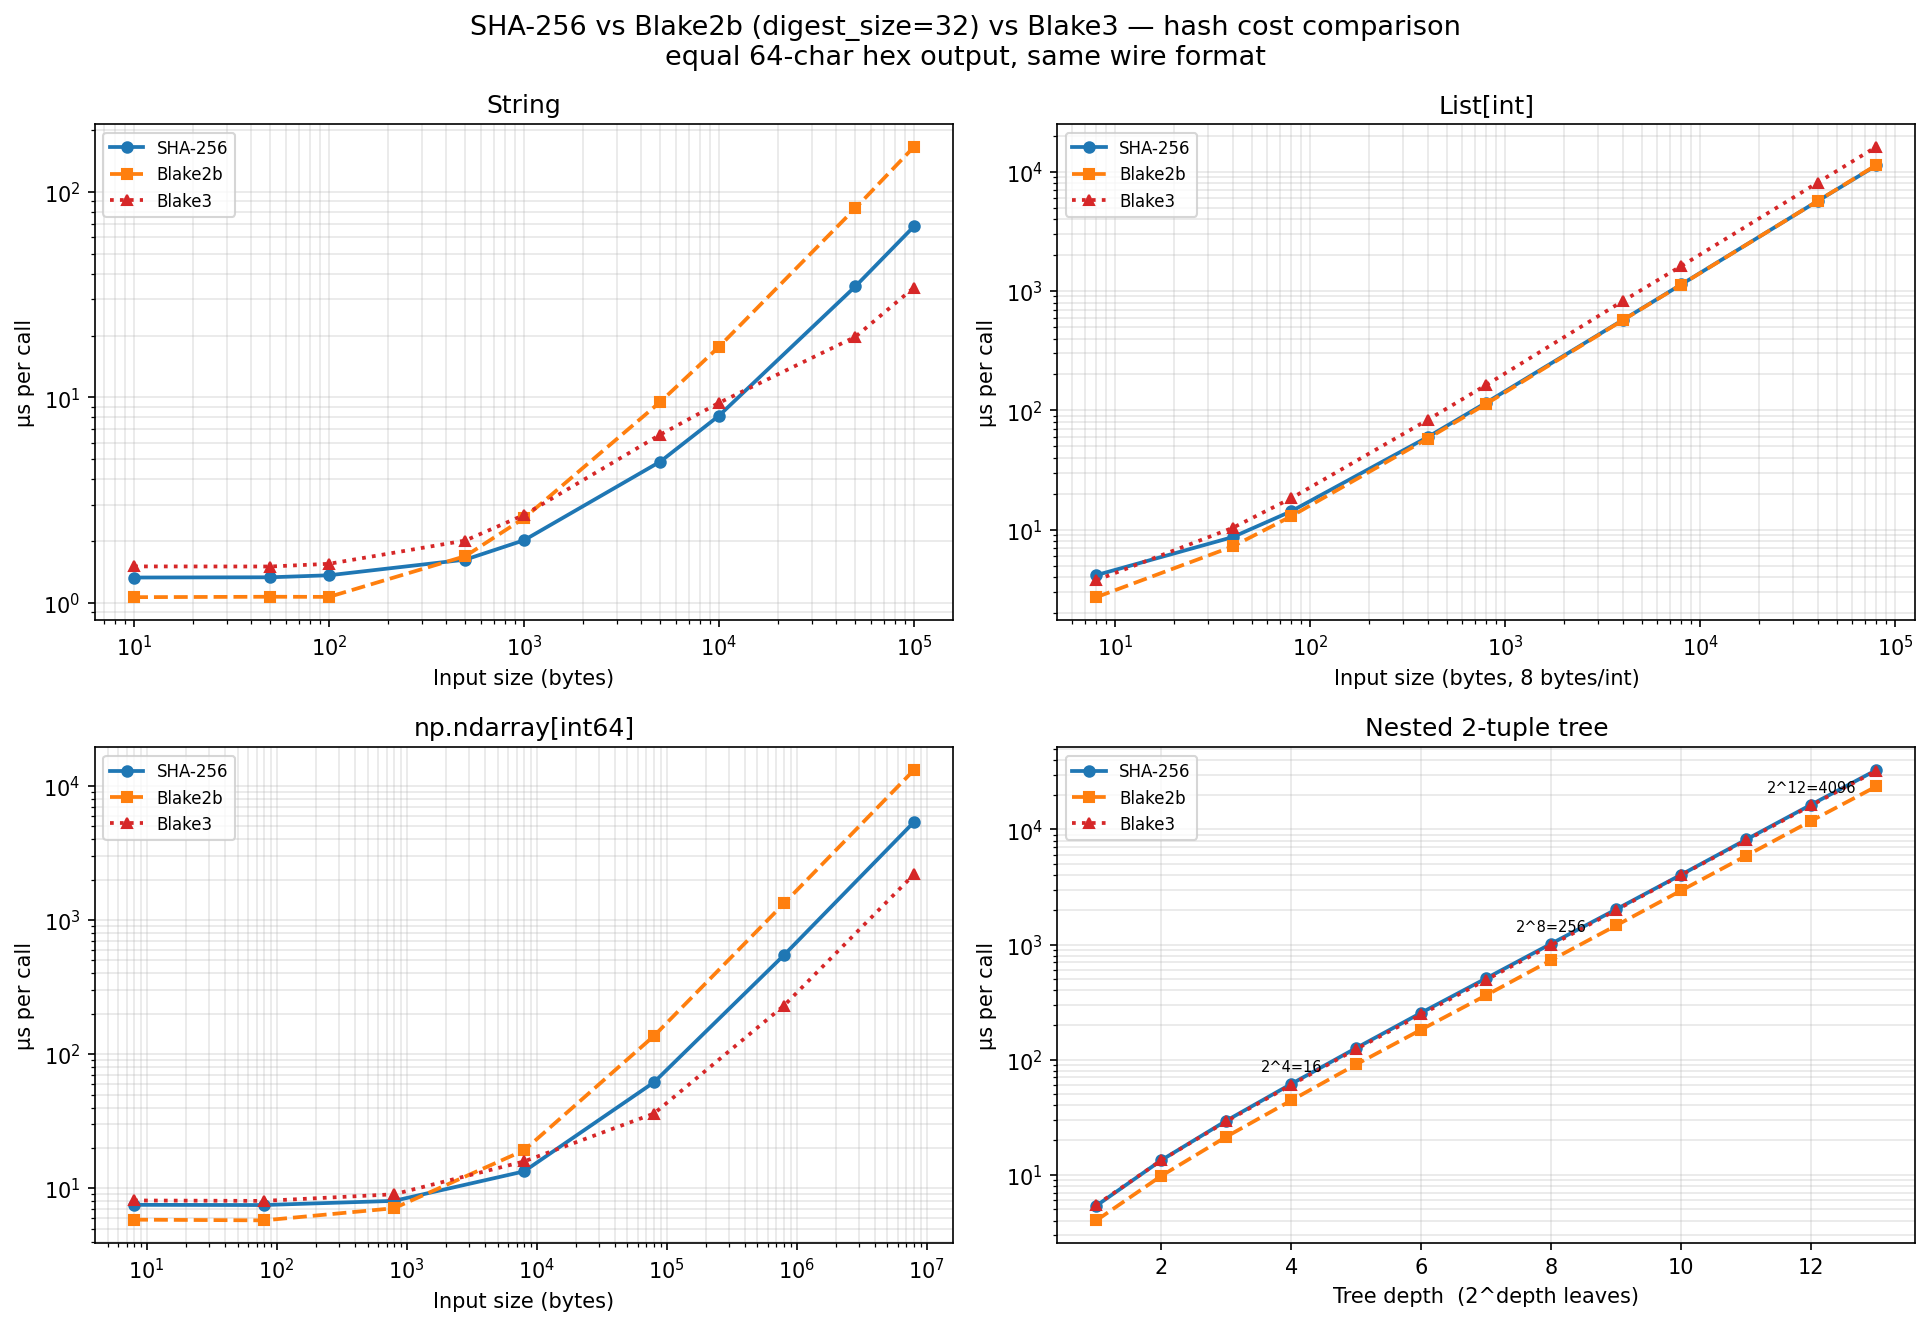

This figure's Python source:
"""SHA-256 vs Blake2b vs Blake3 performance comparison for the fleche digest function.

Run from the repo root:
    pip install -e ".[tests]" blake3
    python benchmarks/blake3_comparison.py

Generates 4 plots saved to benchmarks/blake3_comparison.png:
  1. Hash cost vs string size (bytes)
  2. Hash cost vs list size (bytes, treating each int as 8 bytes)
  3. Hash cost vs numpy array size (bytes)
  4. Hash cost vs nested 2-tuple tree depth
"""
import cmath
import hashlib
import numbers
import os
import struct
import sys
import timeit
from collections.abc import Iterable, Mapping
from numbers import Number

import blake3 as _blake3_mod
import matplotlib
matplotlib.use("Agg")
import matplotlib.pyplot as plt
import numpy as np

sys.path.insert(0, os.path.join(os.path.dirname(__file__), "..", "src"))
from fleche.digest import _digest_bytes, digest as digest_sha256  # noqa: E402


# ---------------------------------------------------------------------------
# Blake2b drop-in — identical wire format, only the hash primitive differs
# ---------------------------------------------------------------------------

def _blake2b_bytes(value):
    """Mirrors fleche.digest._digest_bytes but uses blake2b(digest_size=32)."""
    m = hashlib.blake2b(digest_size=32)
    t = type(value)
    m.update(t.__name__.encode())
    match value:
        case int():
            m.update(
                value.to_bytes(
                    (value.bit_length() + 8) // 8, byteorder="little", signed=True
                )
            )
        case str():
            m.update(value.encode())
        case None:
            m.update(b"__None__")
        case Number():
            if cmath.isnan(value):
                if isinstance(value, numbers.Complex):
                    m.update(struct.pack("<dd", value.real, value.imag))
                else:
                    m.update(struct.pack("<d", value))
            else:
                return _blake2b_bytes(hash(value))
        case bytes():
            m.update(value)
        case np.ndarray():
            m.update(_blake2b_bytes(value.dtype.str))
            m.update(_blake2b_bytes(value.shape))
            m.update(value.tobytes())
        case Mapping():
            sorted_items = sorted(
                ((_blake2b_bytes(k), k, v) for k, v in value.items()),
                key=lambda item: item[0],
            )
            for k_bytes, k, v in sorted_items:
                m.update(k_bytes)
                m.update(_blake2b_bytes(v))
        case Iterable():
            for v in value:
                m.update(_blake2b_bytes(v))
        case _:
            raise ValueError(f"Cannot digest {type(value)}")
    return m.hexdigest().encode()


def digest_blake2b(value):
    return _blake2b_bytes(value).decode()


# ---------------------------------------------------------------------------
# Blake3 drop-in
# ---------------------------------------------------------------------------

def _blake3_bytes(value):
    """Mirrors fleche.digest._digest_bytes but uses blake3."""
    m = _blake3_mod.blake3()
    t = type(value)
    m.update(t.__name__.encode())
    match value:
        case int():
            m.update(
                value.to_bytes(
                    (value.bit_length() + 8) // 8, byteorder="little", signed=True
                )
            )
        case str():
            m.update(value.encode())
        case None:
            m.update(b"__None__")
        case Number():
            if cmath.isnan(value):
                if isinstance(value, numbers.Complex):
                    m.update(struct.pack("<dd", value.real, value.imag))
                else:
                    m.update(struct.pack("<d", value))
            else:
                return _blake3_bytes(hash(value))
        case bytes():
            m.update(value)
        case np.ndarray():
            m.update(_blake3_bytes(value.dtype.str))
            m.update(_blake3_bytes(value.shape))
            m.update(value.tobytes())
        case Mapping():
            sorted_items = sorted(
                ((_blake3_bytes(k), k, v) for k, v in value.items()),
                key=lambda item: item[0],
            )
            for k_bytes, k, v in sorted_items:
                m.update(k_bytes)
                m.update(_blake3_bytes(v))
        case Iterable():
            for v in value:
                m.update(_blake3_bytes(v))
        case _:
            raise ValueError(f"Cannot digest {type(value)}")
    return m.hexdigest().encode()


def digest_blake3(value):
    return _blake3_bytes(value).decode()


# ---------------------------------------------------------------------------
# Measurement helpers
# ---------------------------------------------------------------------------

REPEAT = 5
MIN_SECONDS = 0.2


def measure(fn, value, *, repeat=REPEAT):
    """Return median µs per call for fn(value)."""
    timer = timeit.Timer(lambda: fn(value))
    n, _ = timer.autorange()
    while True:
        total = sum(timer.repeat(repeat=1, number=n))
        if total >= MIN_SECONDS:
            break
        n *= 2
    times = timer.repeat(repeat=repeat, number=n)
    return sorted(times)[repeat // 2] / n * 1e6  # median µs


# ---------------------------------------------------------------------------
# Input sizes — element counts; converted to total bytes for x-axis labels
#
# String:  1 byte per ASCII char  → bytes = n
# List:    8 bytes per int (int64 approximation) → bytes = n * 8
# Array:   8 bytes per int64 element → bytes = n * 8
# ---------------------------------------------------------------------------

STRING_NS = [10, 50, 100, 500, 1_000, 5_000, 10_000, 50_000, 100_000]
LIST_NS   = [1, 5, 10, 50, 100, 500, 1_000, 5_000, 10_000]
ARRAY_NS  = [1, 10, 100, 1_000, 10_000, 100_000, 1_000_000]
TREE_DEPTHS = list(range(1, 14))

STRING_BYTES = STRING_NS                    # 1 byte per ASCII char
LIST_BYTES   = [n * 8 for n in LIST_NS]    # 8 bytes per int (int64)
ARRAY_BYTES  = [n * 8 for n in ARRAY_NS]   # 8 bytes per int64


def make_string(n):
    return "x" * n


def make_list(n):
    return list(range(n))


def make_array(n):
    return np.arange(n, dtype=np.int64)


def make_tree(depth):
    """Balanced binary tree of 2-tuples; depth=0 is leaf int 0."""
    if depth == 0:
        return 0
    left = make_tree(depth - 1)
    right = make_tree(depth - 1)
    return (left, right)


# ---------------------------------------------------------------------------
# Benchmark sweeps
# ---------------------------------------------------------------------------

def run_sweep(make_fn, ns, label):
    sha_times, b2_times, b3_times = [], [], []
    for n in ns:
        val = make_fn(n)
        sha_times.append(measure(digest_sha256, val))
        b2_times.append(measure(digest_blake2b, val))
        b3_times.append(measure(digest_blake3, val))
        print(
            f"  {label}  n={n:>8d}  sha256={sha_times[-1]:.2f}µs  "
            f"blake2b={b2_times[-1]:.2f}µs  blake3={b3_times[-1]:.2f}µs"
        )
    return sha_times, b2_times, b3_times


# ---------------------------------------------------------------------------
# Main
# ---------------------------------------------------------------------------

def main():
    print("=== String sweep ===")
    sha_str,  b2_str,  b3_str  = run_sweep(make_string, STRING_NS, "string")
    print("=== List sweep ===")
    sha_list, b2_list, b3_list = run_sweep(make_list,   LIST_NS,   "list  ")
    print("=== Array sweep ===")
    sha_arr,  b2_arr,  b3_arr  = run_sweep(make_array,  ARRAY_NS,  "array ")
    print("=== Tree-depth sweep ===")
    sha_tree, b2_tree, b3_tree = [], [], []
    for d in TREE_DEPTHS:
        tree = make_tree(d)
        sha_tree.append(measure(digest_sha256, tree))
        b2_tree.append(measure(digest_blake2b, tree))
        b3_tree.append(measure(digest_blake3, tree))
        print(
            f"  tree  depth={d:>3d}  sha256={sha_tree[-1]:.2f}µs  "
            f"blake2b={b2_tree[-1]:.2f}µs  blake3={b3_tree[-1]:.2f}µs"
        )

    # -----------------------------------------------------------------------
    # Plotting
    # -----------------------------------------------------------------------
    fig, axes = plt.subplots(2, 2, figsize=(13, 9))
    fig.suptitle(
        "SHA-256 vs Blake2b (digest_size=32) vs Blake3 — hash cost comparison\n"
        "equal 64-char hex output, same wire format",
        fontsize=13,
    )

    specs = [
        (axes[0, 0], STRING_BYTES, sha_str,  b2_str,  b3_str,  "Input size (bytes)", "String"),
        (axes[0, 1], LIST_BYTES,   sha_list, b2_list, b3_list, "Input size (bytes, 8 bytes/int)", "List[int]"),
        (axes[1, 0], ARRAY_BYTES,  sha_arr,  b2_arr,  b3_arr,  "Input size (bytes)", "np.ndarray[int64]"),
    ]

    for ax, xs, sha_t, b2_t, b3_t, xlabel, title in specs:
        ax.plot(xs, sha_t, "o-",  color="tab:blue",   label="SHA-256",  lw=1.8, ms=5)
        ax.plot(xs, b2_t,  "s--", color="tab:orange", label="Blake2b",  lw=1.8, ms=5)
        ax.plot(xs, b3_t,  "^:",  color="tab:red",    label="Blake3",   lw=1.8, ms=5)
        ax.set_xscale("log")
        ax.set_yscale("log")
        ax.set_xlabel(xlabel)
        ax.set_ylabel("µs per call")
        ax.set_title(title)
        ax.legend(fontsize=8)
        ax.grid(True, which="both", alpha=0.3)

    # Tree-depth plot (x-axis is depth, not bytes)
    ax = axes[1, 1]
    ax.plot(TREE_DEPTHS, sha_tree, "o-",  color="tab:blue",   label="SHA-256",  lw=1.8, ms=5)
    ax.plot(TREE_DEPTHS, b2_tree,  "s--", color="tab:orange", label="Blake2b",  lw=1.8, ms=5)
    ax.plot(TREE_DEPTHS, b3_tree,  "^:",  color="tab:red",    label="Blake3",   lw=1.8, ms=5)
    ax.set_yscale("log")
    ax.set_xlabel("Tree depth  (2^depth leaves)")
    ax.set_ylabel("µs per call")
    ax.set_title("Nested 2-tuple tree")
    for d in [4, 8, 12]:
        if d <= TREE_DEPTHS[-1]:
            max_t = max(sha_tree[d - 1], b2_tree[d - 1], b3_tree[d - 1])
            ax.annotate(
                f"2^{d}={2**d}",
                xy=(d, max_t),
                xytext=(0, 6),
                textcoords="offset points",
                ha="center",
                fontsize=7,
            )
    ax.legend(fontsize=8)
    ax.grid(True, which="both", alpha=0.3)

    plt.tight_layout()
    out = os.path.join(os.path.dirname(__file__), "blake3_comparison.png")
    plt.savefig(out, dpi=150, bbox_inches="tight")
    print(f"\nPlot saved to {out}")


if __name__ == "__main__":
    main()
